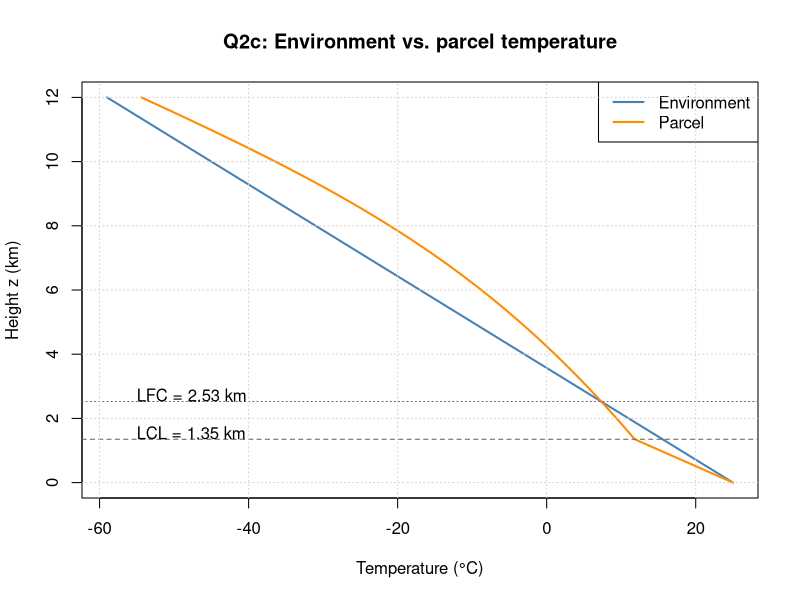
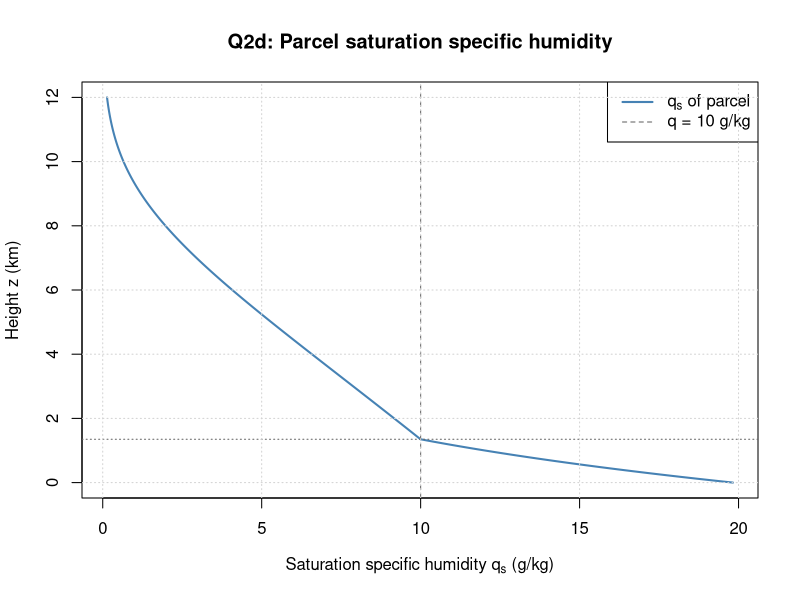

These figures' R source, in order:
##defined constants
L_v = 2.5e6 #J/kg
L_s = 2.85e6 #J/kg
C_pw = 4216 #J/kgK
C_pd = 1004 #J/kgK
R_d = 287 #J/kgK
R_v = 461 #J/kgK
e_s0 = 611 #Pa
LvRv = L_v/R_v #K 
RvLv = R_v/L_v #1/K
epsilon = 0.622
g = 9.81 #m/s2

##question constants
T_0 <- 25 + 273.15   # surface temperature, K
q_0 <- 0.010         # parcel specific humidity, kg/kg
p_0 <- 101300        # surface pressure, Pa
G_a <- 7e-3          # ambient lapse rate, K/m
G_d <- g / C_pd        # dry adiabatic lapse rate, K/m


##define functions
#Saturation vapor pressure
e_s <- function(T_parcel){e_s0 * exp(LvRv * (1/273.15 - 1/T_parcel))}

#saturation specific humidiity 
q_s <- function(T_parcel,P_parcel) {epsilon * e_s(T_parcel)/P_parcel}

#Temperature and pressure profiles
T_env <- function(z){T_0 - G_a*z}
pz <- function(z){p_0 * (T_env(z)/T_0)^(g/(R_d * G_a))}

#Moist adibatic lapse rate (from hint)
G_m <- function(T_parcel,P_parcel){
  dqsdT <- L_v * q_s(T_parcel,P_parcel)/(R_v * T_parcel^2)
  g/(C_pd + L_v * dqsdT)
}

#trapezoid rule to integrate CAPE
trapz <- function(x,y){sum(diff(x) * (head(y,-1) + tail(y,-1))/2)}


#Lift parcel from 1:12000m
dz <- 1
z <- seq(0,12000,by=dz)
n <- length(z)
T_p <- numeric(n); T_p[1] <- T_0
z_LCL <- NA
T_LCL <- NA

for (i in 2:n) {
  if (is.na(z_LCL)) {
    # unsaturated: dry adiabatic
    T_p[i] <- T_p[i - 1] - G_d * dz
    if (q_s(T_p[i], pz(z[i])) <= q_0) {
      z_LCL <- z[i]; T_LCL <- T_p[i]
    }
  } else {
    # saturated: moist adiabatic
    T_p[i] <- T_p[i - 1] - G_m(T_p[i - 1], pz(z[i - 1])) * dz
  }
}

T_e <- T_env(z)
buoy <- T_p - T_e

#saturated lapse rate at LCL
G_m_LCL <- G_m(T_LCL, pz(z_LCL))

#level of free convection (LFC)
z_LFC <- z[which(z > z_LCL & buoy >0)[1]]

##CAPE from LFC to 12000m
#trapezoid rule to estimate integral
m <- z >= z_LFC
CAPE <- trapz(z[m],g * buoy[m]/T_e[m])
updraft_thr <- sqrt(2 * CAPE)
updraft_act <- updraft_thr/2

##saturation q_S of parcel
q_s_p <- q_s(T_p, pz(z))


##plots (claude generated code)
##Q2c: environment vs parcel temperature
plot(T_e - 273.15, z/1000, type = "l", lwd = 2, col = "steelblue",
     xlim = range(c(T_e, T_p) - 273.15),
     xlab = "Temperature (\u00B0C)", ylab = "Height z (km)",
     main = "Q2c: Environment vs. parcel temperature")
lines(T_p - 273.15, z/1000, lwd = 2, col = "darkorange")
abline(h = z_LCL/1000, lty = 2, col = "gray40")
abline(h = z_LFC/1000, lty = 3, col = "gray40")
text(-55, z_LCL/1000 + 0.2, sprintf("LCL = %.2f km", z_LCL/1000), adj = 0)
text(-55, z_LFC/1000 + 0.2, sprintf("LFC = %.2f km", z_LFC/1000), adj = 0)
legend("topright", c("Environment", "Parcel"),
       col = c("steelblue", "darkorange"), lwd = 2)
grid()



plot(q_s_p * 1000, z/1000, type = "l", lwd = 2, col = "steelblue",
     xlab = expression("Saturation specific humidity " * q[s] * " (g/kg)"),
     ylab = "Height z (km)",
     main = "Q2d: Parcel saturation specific humidity")
abline(v = q_0 * 1000, lty = 2, col = "gray40")
abline(h = z_LCL/1000, lty = 3, col = "gray40")
legend("topright", c(expression(q[s] * " of parcel"), "q = 10 g/kg"),
       col = c("steelblue", "gray40"), lty = c(1, 2), lwd = c(2, 1))
grid()
